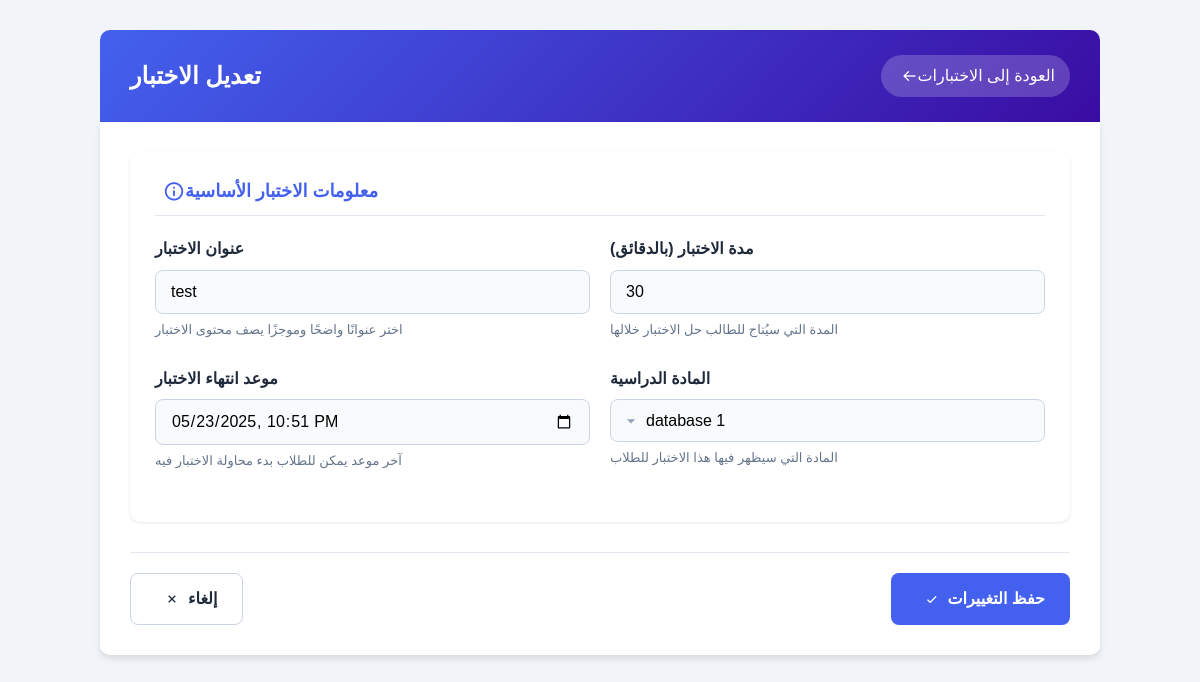
Screenshot of /quiz-system/admin/edit_quiz.php?id=25 (signed in) with the database file from the repository.
### tables this page shows
CREATE TABLE IF NOT EXISTS `quizzes` (
  `quiz_id` int NOT NULL AUTO_INCREMENT,
  `title` varchar(255) NOT NULL,
  `description` text,
  `course_id` int NOT NULL,
  `professor_id` int NOT NULL,
  `time_limit` int NOT NULL,
  `start_time` datetime NOT NULL,
  `end_time` datetime NOT NULL,
  `created_at` timestamp NULL DEFAULT CURRENT_TIMESTAMP,
  `updated_at` timestamp NULL DEFAULT CURRENT_TIMESTAMP ON UPDATE CURRENT_TIMESTAMP,
  PRIMARY KEY (`quiz_id`),
  KEY `course_id` (`course_id`),
  KEY `professor_id` (`professor_id`)
);

CREATE TABLE IF NOT EXISTS `courses` (
  `course_id` int NOT NULL AUTO_INCREMENT,
  `name` varchar(191) NOT NULL,
  `department_id` int DEFAULT NULL,
  `description` text,
  PRIMARY KEY (`course_id`),
  KEY `department_id` (`department_id`)
);

### public_html/quiz-system/admin/edit_quiz.php (the view, shortened to what this page needs)
<?php
$quizId = isset($_GET['id']) ? intval($_GET['id']) : 0;
$conn = connectDB();
$professorId = $_SESSION["user_id"];
$checkQuizQuery = $conn->prepare("SELECT * FROM quizzes WHERE quiz_id = ? AND professor_id = ?");
$checkQuizQuery->bind_param("ii", $quizId, $professorId);
$checkQuizQuery->execute();
$quizResult = $checkQuizQuery->get_result();
$quiz = $quizResult->fetch_assoc();
if ($_SERVER["REQUEST_METHOD"] == "POST") {
    $errors = [];
    $title = trim($_POST['title']);
    $duration = intval($_POST['duration']);
    $expiration_time = $_POST['expiration_time'];
    $courseId = intval($_POST['subject_id']);
    if (empty($title)) {
        $errors[] = "عنوان الاختبار مطلوب";
    }
    if ($duration <= 0) {
        $errors[] = "مدة الاختبار يجب أن تكون أكبر من 0";
    }
    if (empty($expiration_time)) {
        $errors[] = "يجب تحديد موعد انتهاء الاختبار";
    }
    if ($courseId <= 0) {
        $errors[] = "يجب اختيار المادة الدراسية";
    }
    if (empty($errors)) {
        $updateQuizQuery = $conn->prepare("
            UPDATE quizzes
            SET title = ?, time_limit = ?, end_time = ?, course_id = ?
            WHERE quiz_id = ? AND professor_id = ?
        ");
        $updateQuizQuery->bind_param("sssiii", $title, $duration, $expiration_time, $courseId, $quizId, $professorId);
        if ($updateQuizQuery->execute()) {
            $_SESSION['success_message'] = "تم تحديث الاختبار بنجاح!";
            header("Location: manage_quizzes.php");
            exit;
        } else {
            $error_message = "حدث خطأ أثناء تحديث الاختبار: " . $conn->error;
        }
    } else {
        $error_message = "يرجى تصحيح الأخطاء التالية:<br>" . implode("<br>", $errors);
    }
} else {
    $title = $quiz['title'];
    $duration = $quiz['time_limit'];
    $expiration_time = $quiz['end_time'];
    $courseId = $quiz['course_id'];
}
$subjects = [];
$subject_stmt = $conn->prepare("
    SELECT c.course_id, c.name
    FROM courses c
    JOIN professor_courses pc ON c.course_id = pc.course_id
    WHERE pc.professor_id = ?
    ORDER BY c.name ASC
");
$subject_stmt->bind_param("i", $professorId);
$subject_stmt->execute();
$result = $subject_stmt->get_result();
while ($row = $result->fetch_assoc()) {
    $subjects[] = $row;
}
?>
<!DOCTYPE html>
<html lang="ar" dir="rtl">
<head>
    <link href='https://unpkg.com/boxicons@2.1.4/css/boxicons.min.css' rel='stylesheet'>
    <link rel="stylesheet" href="../assets/css/admin.css">
</head>
<body>
    <div class="container">
        <div class="page-header">
            <h1>تعديل الاختبار</h1>
            <a href="manage_quizzes.php" class="back-button">
                <i class='bx bx-arrow-back'></i> العودة إلى الاختبارات
            </a>
        </div>
        <div class="form-container">
            <form action="edit_quiz.php?id=<?php echo $quizId; ?>" method="post" id="quizForm">
                <div class="form-section">
                    <h2 class="form-section-title">
                        <i class='bx bx-info-circle'></i> معلومات الاختبار الأساسية
                    </h2>
                    <div class="quiz-settings">
                        <div class="form-group">
                            <label for="title">عنوان الاختبار</label>
                            <input type="text" name="title" id="title" class="form-control" required
                                   placeholder="أدخل عنوان الاختبار هنا..." value="<?php echo htmlspecialchars($title); ?>">
                            <p class="form-help-text">اختر عنوانًا واضحًا وموجزًا يصف محتوى الاختبار</p>
                        </div>
                        <div class="form-group">
                            <label for="duration">مدة الاختبار (بالدقائق)</label>
                            <input type="number" name="duration" id="duration" class="form-control" required min="1"
                                   placeholder="مثال: 60" value="<?php echo htmlspecialchars($duration); ?>">
                            <p class="form-help-text">المدة التي سيُتاح للطالب حل الاختبار خلالها</p>
                        </div>
                    </div>
                    <div class="quiz-settings">
                        <div class="form-group">
                            <label for="expiration_time">موعد انتهاء الاختبار</label>
                            <input type="datetime-local" name="expiration_time" id="expiration_time" class="form-control" required
                                   value="<?php echo date('Y-m-d\TH:i', strtotime($expiration_time)); ?>">
                            <p class="form-help-text">آخر موعد يمكن للطلاب بدء محاولة الاختبار فيه</p>
                        </div>
                        <div class="form-group">
                            <label for="subject_id">المادة الدراسية</label>
                            <select name="subject_id" id="subject_id" class="form-control" required>
                                <?php foreach ($subjects as $subject): ?>
                                    <option value="<?php echo $subject['course_id']; ?>" <?php echo ($courseId == $subject['course_id']) ? 'selected' : ''; ?>>
                                        <?php echo htmlspecialchars($subject['name']); ?>
                                    </option>
                                <?php endforeach; ?>
                            </select>
                            <p class="form-help-text">المادة التي سيظهر فيها هذا الاختبار للطلاب</p>
                        </div>
                    </div>
                </div>
                <div class="quiz-form-footer">
                    <a href="manage_quizzes.php" class="btn btn-secondary">
                        <i class='bx bx-x'></i> إلغاء
                    </a>
                    <button type="submit" class="btn btn-primary" id="submitButton">
                        <i class='bx bx-check'></i> حفظ التغييرات
                    </button>
                </div>
            </form>
        </div>
    </div>
</body>
</html>

### public_html/quiz-system/assets/css/admin.css (style rules this page uses)
:root { --primary-color: #4361ee; --primary-light: #e9efff; --secondary-color: #3a0ca3; --success-color: #2ecc71; --warning-color: #f39c12; --danger-color: #e74c3c; --dark-color: #2c3e50; --light-color: #f5f7fa; --gradient-primary: linear-gradient(135deg, #4361ee, #3a0ca3); --gradient-success: linear-gradient(135deg, #2ecc71, #27ae60); --gradient-warning: linear-gradient(135deg, #f39c12, #e67e22); --gradient-danger: linear-gradient(135deg, #e74c3c, #c0392b); --shadow-sm: 0 2px 4px rgba(0,0,0,0.05); --shadow-md: 0 4px 6px rgba(0,0,0,0.1); --shadow-lg: 0 10px 15px rgba(0,0,0,0.1); --transition: all 0.3s ease; --sidebar-width: 250px; --header-height: 70px; --border-radius: 8px; --box-shadow: 0 4px 12px rgba(0, 0, 0, 0.1); }
* { margin: 0; padding: 0; box-sizing: border-box; font-family: 'Poppins', sans-serif; }
body { background-color: #f8fafc; color: var(--dark-color); line-height: 1.6; direction: ltr; }
a { text-decoration: none; color: var(--primary-color); }
.btn { display: inline-flex; align-items: center; gap: 8px; padding: 0.8rem 1.5rem; border-radius: 8px; font-weight: 600; text-decoration: none; transition: var(--transition); border: none; cursor: pointer; }
.btn-primary { background: var(--gradient-primary); color: white; }
.btn-secondary { background: var(--primary-light); color: var(--primary-color); }

### public_html/quiz-system/admin/edit_quiz.php (style rules this page uses)
:root { --primary-color: #4361ee; --primary-light: #edf2ff; --secondary-color: #3a0ca3; --success-color: #2ecc71; --warning-color: #f39c12; --danger-color: #e74c3c; --dark-color: #1e293b; --light-color: #f8fafc; --gray-color: #94a3b8; --border-radius: 10px; --shadow-sm: 0 1px 3px rgba(0,0,0,0.1); --shadow-md: 0 4px 6px rgba(0,0,0,0.1); --shadow-lg: 0 10px 15px rgba(0,0,0,0.1); --transition: all 0.3s ease; }
body { background-color: #f1f5f9; font-family: 'Cairo', sans-serif; color: var(--dark-color); line-height: 1.6; }
.container { max-width: 1000px; margin: 30px auto; padding: 0; }
.page-header { background: linear-gradient(135deg, var(--primary-color), var(--secondary-color)); color: white; padding: 25px 30px; border-radius: var(--border-radius) var(--border-radius) 0 0; display: flex; justify-content: space-between; align-items: center; }
.page-header h1 { margin: 0; font-size: 24px; font-weight: 700; }
.back-button { background: rgba(255, 255, 255, 0.2); color: white; border: none; padding: 8px 15px; border-radius: 30px; display: flex; align-items: center; text-decoration: none; transition: var(--transition); }
.back-button i { margin-left: 5px; }
.form-container { background: white; border-radius: 0 0 var(--border-radius) var(--border-radius); padding: 30px; box-shadow: var(--shadow-md); }
.form-section { background: white; padding: 25px; border-radius: var(--border-radius); margin-bottom: 30px; box-shadow: var(--shadow-sm); transition: var(--transition); }
.form-section-title { color: var(--primary-color); font-size: 18px; font-weight: 700; margin-bottom: 20px; display: flex; align-items: center; padding-bottom: 10px; border-bottom: 1px solid #e2e8f0; }
.form-section-title i { font-size: 22px; margin-left: 8px; color: var(--primary-color); }
.form-group { margin-bottom: 25px; }
.form-group label { display: block; font-weight: 600; margin-bottom: 8px; color: var(--dark-color); }
.form-control { width: 100%; padding: 12px 15px; border: 1px solid #cbd5e1; border-radius: 8px; font-size: 16px; transition: var(--transition); background-color: #f8fafc; }
.form-control::placeholder { color: #94a3b8; }
select.form-control { appearance: none; background-repeat: no-repeat; background-position: left 10px center; background-size: 20px; padding-left: 35px; }
.form-help-text { font-size: 13px; color: #64748b; margin-top: 6px; }
.quiz-settings { display: grid; grid-template-columns: repeat(auto-fit, minmax(280px, 1fr)); gap: 20px; }
.quiz-form-footer { display: flex; justify-content: space-between; margin-top: 30px; padding-top: 20px; border-top: 1px solid #e2e8f0; }
.btn { padding: 12px 25px; border-radius: 8px; cursor: pointer; font-weight: 600; font-size: 16px; transition: var(--transition); display: inline-flex; align-items: center; justify-content: center; border: none; }
.btn i { margin-left: 8px; }
.btn-primary { background: var(--primary-color); color: white; }
.btn-secondary { background: white; color: var(--dark-color); border: 1px solid #cbd5e1; }

### rows the page displays
quizzes: title "test", duration "30", expiration_time "05/23/2025 22:51", subject_id "database 1"
